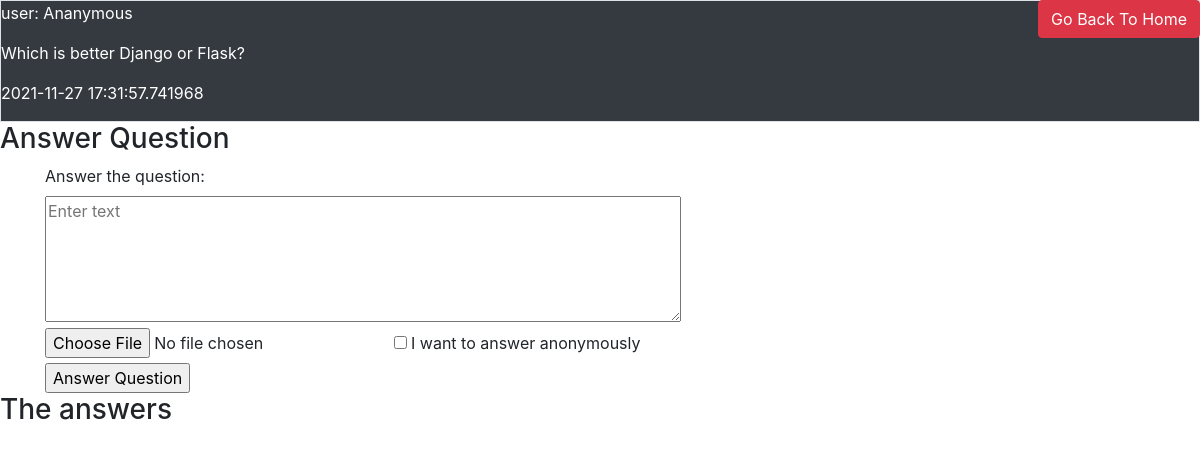
Page /Question/2 on the committed database.
### tables this page shows
CREATE TABLE Questions(
    Q_id        INTEGER PRIMARY KEY autoincrement,
    user_id     int not null,
    Q_Text      varchar(500),
    Anonymous   int default 0,
    Date        Text);

### app.py (the view)
@app.route('/Question/<int:Q_id>',methods=["POST","GET"])
def Question(Q_id):
    if(request.method=="POST"):
        A_txt=request.form['A_text']
        An=int(request.form.get('anonymous',0))
        file=request.files['file']
        if(A_txt):
            A_id=InsertAns(Q_id,session['UserId'],A_txt,An)
            if(file):
                f_path=os.path.join(app.config['UPLOAD_FOLDER'],file.filename)
                file.save("static/"+f_path)
                InsertFiles(A_id,f_path)
            Own_mail=GetMailQuestion(Q_id)
            try:
                msg = Message( 'Hello from mini-quora!', sender ='chiluverupreeti@gmail.com', recipients = [str(Own_mail)])
                msg.body = 'Hello!! You got a message from Mini-quora! Your Posted question has been answered'
                mail.send(msg)
            except:
                print("Invalid user mail")
        else:
            print("Answer is blank")
        return render_template('Question.html',Question=GetQuestion(Q_id),Get_File=GetFileLoc,get_Name=GetUserName)
    else:
        return render_template('Question.html',Question=GetQuestion(Q_id),Get_File=GetFileLoc,get_Name=GetUserName)

### Sql_Querries.py (called while the page is built)
def GetQuestion(Q_id):
    conn=sqlite3.connect('quora.db')
    cur=conn.cursor()
    cur.execute("Select * from Questions where Q_id=?",(Q_id,))
    Ques=cur.fetchall()
    cur.execute("Select * from Answer where Q_id=?",(Q_id,))
    Ans=cur.fetchall()
    conn.close()
    return {"Ques":Ques[0],"Ans":Ans}

### templates/Question.html (shortened to what this page needs)
{% extends "Base.html" %}
{% block Body %}
<a href="{{url_for('Home')}}" class="btn btn-danger float-right">Go Back To Home</a>
<div class="border bg-dark text-white">
    {% if Question['Ques'][3] == 1 %}
        <p>user: Ananymous<p>
    {% else %}
    <p><a href="/profile/{{Question['Ques'][1]}}" class="btn btn-info">{{get_Name(Question['Ques'][1])}}</a></p>
    {% endif %}
    <p>{{Question['Ques'][2]}}</p>
    <p>{{Question['Ques'][4]}}</p>
</div>
<h3>Answer Question</h3>
<div class="container">
    <form action="/Question/{{Question['Ques'][0]}}" method="POST" enctype="multipart/form-data">
        <label for="A_text2">Answer the question:</label>
        <br>
        <textarea rows="5" cols="60" name="A_text" placeholder="Enter text"></textarea>
        <br/>
        <input type="file" name="file" value="Add file to support your Answer">
        <input type="checkbox" id="anonymous" name="anonymous" value="1">
        <label for="anonymous"> I want to answer anonymously </label><br>
        <input type="submit" value="Answer Question"/>
    </form>
</div>
<h3> The answers </h3>
{% endblock Body %}

### rows in the picture
Questions: Q_Text "Which is better Django or Flask?", Date "2021-11-27 17:31:57.741968"
